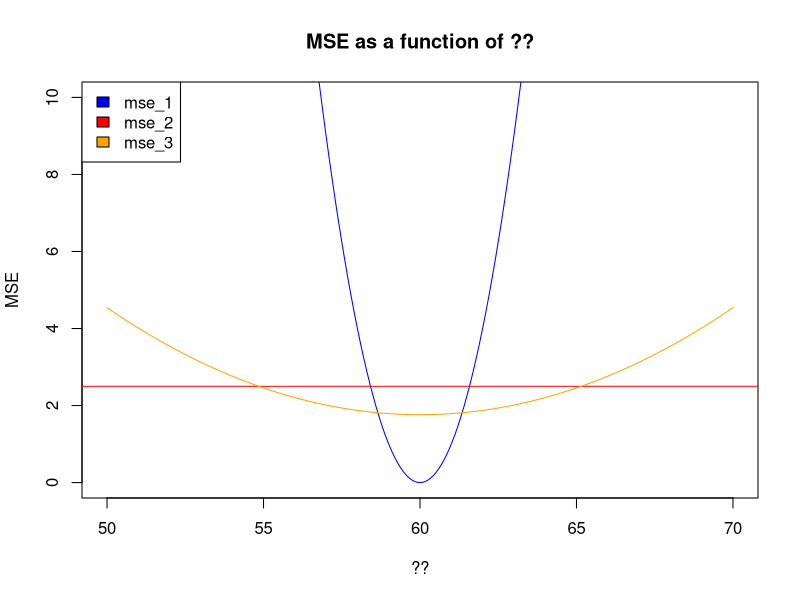

Write R code to recreate this figure.
#q.1
#q.1_4
mse_1 <- function(u) {
  ret = (60-u)^2
  return(ret)
}

mse_2 <- function(u){
  return(2.5)
}

mse_3 <- function(u){
  return ( (10 - (u/6))^2 + (1.763)) 
}
x = seq(50,70,0.1)
plot(x, mse_1(x), type="l", col="blue", 
     main="MSE as a function of ??", xlab = "??",
     ylim = c(0,10), ylab = "MSE" ) 
abline(h = 2.5, col="red") 
lines(x, mse_3(x), col="orange") 
legend("topleft", c("mse_1","mse_2","mse_3"),fill=c("blue","red","orange"))
# From the following comparison we can determine that for 
# each statistic there is an interval of ??'s s.t the function minimize the 
# corresponding MSE the most.


#q.1_5
v = c(81,95,85,75,98,100,85,86,92,91)
u = mean(v)
v_1 = mse_1(u)
v_1
v_2 = mse_2(u)
v_2
v_3 = mse_3(u)
v_3

